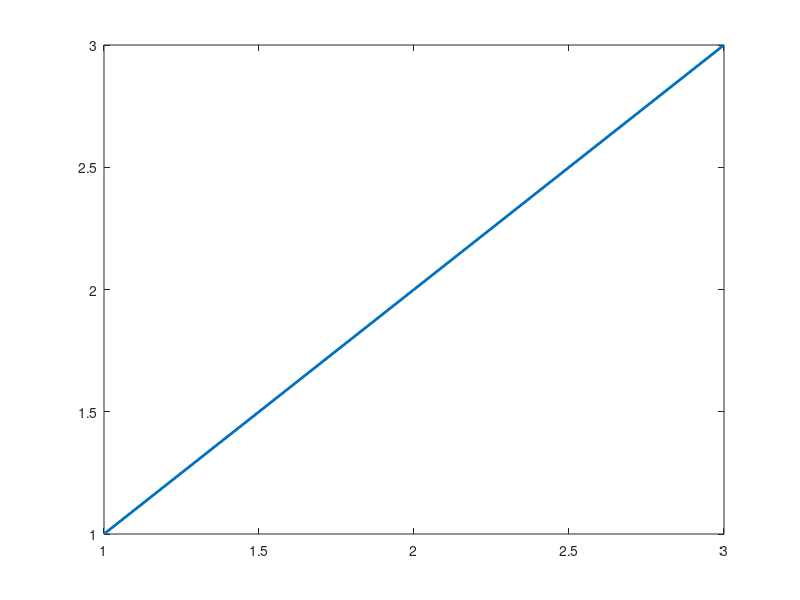

MATLAB code for this plot:
% covers: 8 - (Design notes, error texts) text that is not a line spec is refused with the text it was given, exit 1
% NOTE: MATLAB would read 'LineWidth', 2 as a name-value option; SplatCrab
% NOTE: takes none and refuses the name, the deviation the spec records.
% No file is written.
plot(1:3, 'LineWidth', 2);
